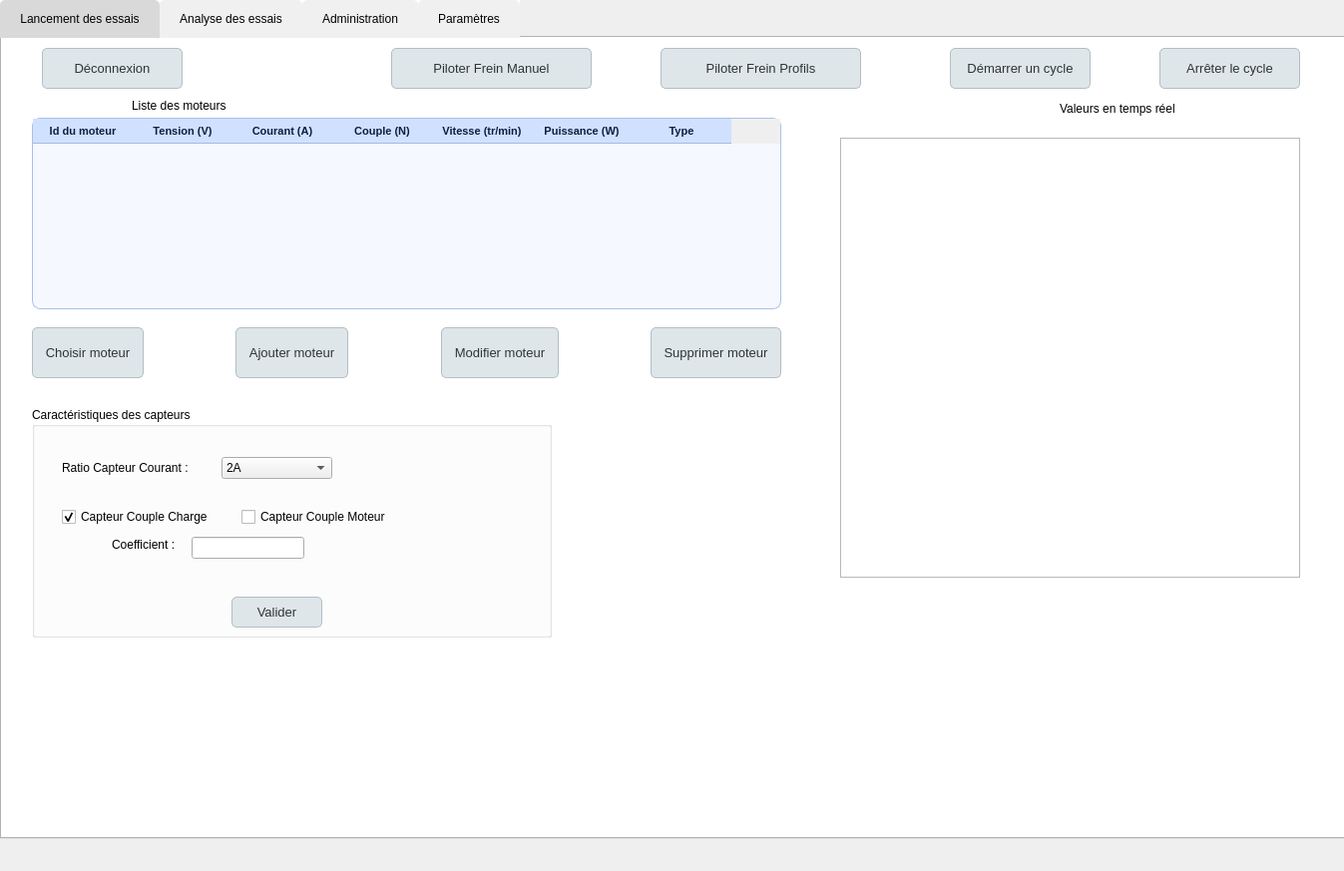
<?xml version="1.0" encoding="UTF-8"?>
<ui version="4.0">
 <class>AppBancMot_prof</class>
 <widget class="QWidget" name="AppBancMot_prof">
  <property name="geometry">
   <rect>
    <x>0</x>
    <y>0</y>
    <width>1347</width>
    <height>873</height>
   </rect>
  </property>
  <property name="windowTitle">
   <string>Accueil Professeur - Banc d'essais moteur</string>
  </property>
  <widget class="QTabWidget" name="tab_administration">
   <property name="geometry">
    <rect>
     <x>0</x>
     <y>0</y>
     <width>1371</width>
     <height>841</height>
    </rect>
   </property>
   <property name="styleSheet">
    <string notr="true">QTabWidget {
    background-color: #f9f9f9;  /* Couleur de fond du QTabWidget (gris clair) */
    border: 1px solid #d1d1d1;  /* Bordure du QTabWidget */
    border-radius: 5px;         /* Coins arrondis pour un aspect moderne */
}

QTabBar {
    background-color: #ffffff;  /* Couleur de fond de la barre d'onglets (blanc) */
    padding: 0;                  /* Pas de padding pour occuper toute la largeur */
}

QTabBar::tab {
    background-color: #f0f0f0;  /* Couleur de fond des onglets (gris clair) */
    color: black;                /* Couleur du texte des onglets */
    padding: 12px 20px;         /* Espacement autour du texte de l'onglet */
    border: none;                /* Pas de bordure entre les onglets */
    border-top-left-radius: 5px; /* Arrondi des coins supérieurs gauche */
    border-top-right-radius: 5px; /* Arrondi des coins supérieurs droit */
}

QTabBar::tab:selected {
    background-color: #d9d9d9;  /* Couleur de fond de l'onglet sélectionné (gris un peu plus foncé) */
}

QTabBar::tab:hover {
    background-color: #d0d0d0;  /* Couleur de fond au survol de l'onglet (gris moyen) */
}

QTabBar::tab:!selected {
    background-color: #f0f0f0;  /* Couleur de fond des onglets non sélectionnés (gris clair) */
}

QStackedWidget {
    background-color: #ffffff;  /* Couleur de fond du contenu des onglets (blanc) */
    border: none;                /* Pas de bordure autour du contenu */
    border-radius: 0 0 5px 5px; /* Arrondi des coins inférieurs */
}</string>
   </property>
   <property name="currentIndex">
    <number>0</number>
   </property>
   <widget class="QWidget" name="tab_5">
    <attribute name="title">
     <string>Lancement des essais</string>
    </attribute>
    <widget class="QTableWidget" name="tE_listeMoteur">
     <property name="geometry">
      <rect>
       <x>30</x>
       <y>80</y>
       <width>751</width>
       <height>192</height>
      </rect>
     </property>
     <property name="styleSheet">
      <string notr="true">QTableWidget {
    background-color: #f5f8ff;
    border: 1px solid #a9c1e8;
    border-radius: 8px;
    gridline-color: #c9d7ec;
    font-size: 11px;
    color: #0d1e40; /* Texte en bleu foncé */
    selection-background-color: #b3d1ff;
    selection-color: #000000;
}

QHeaderView::section {
    background-color: #d0e1ff;
    color: #0d1e40; /* Bleu foncé pour les titres */
    padding: 3px 6px;
    border: none;
    border-bottom: 1px solid #a3bde3;
    font-weight: bold;
    font-size: 11px;
}

QTableWidget::item {
    padding: 3px 5px;
    border: none;
}

QTableWidget::item:selected {
    background-color: #b3d1ff;
    color: #000000;
}

QTableCornerButton::section {
    background-color: #d0e1ff;
    border: none;
}
</string>
     </property>
     <column>
      <property name="text">
       <string>Id du moteur</string>
      </property>
     </column>
     <column>
      <property name="text">
       <string>Tension (V)</string>
      </property>
     </column>
     <column>
      <property name="text">
       <string>Courant (A)</string>
      </property>
     </column>
     <column>
      <property name="text">
       <string>Couple (N)</string>
      </property>
     </column>
     <column>
      <property name="text">
       <string>Vitesse (tr/min)</string>
      </property>
     </column>
     <column>
      <property name="text">
       <string>Puissance (W)</string>
      </property>
     </column>
     <column>
      <property name="text">
       <string>Type</string>
      </property>
     </column>
    </widget>
    <widget class="QTextEdit" name="tE_valeur_temps_reel">
     <property name="geometry">
      <rect>
       <x>840</x>
       <y>100</y>
       <width>461</width>
       <height>441</height>
      </rect>
     </property>
    </widget>
    <widget class="QLabel" name="label_6">
     <property name="geometry">
      <rect>
       <x>1060</x>
       <y>60</y>
       <width>141</width>
       <height>21</height>
      </rect>
     </property>
     <property name="text">
      <string>Valeurs en temps réel</string>
     </property>
    </widget>
    <widget class="QLabel" name="label_7">
     <property name="geometry">
      <rect>
       <x>130</x>
       <y>60</y>
       <width>101</width>
       <height>16</height>
      </rect>
     </property>
     <property name="text">
      <string>Liste des moteurs</string>
     </property>
    </widget>
    <widget class="QPushButton" name="pb_demarrer_cycle">
     <property name="geometry">
      <rect>
       <x>950</x>
       <y>10</y>
       <width>141</width>
       <height>41</height>
      </rect>
     </property>
     <property name="styleSheet">
      <string notr="true">QPushButton {
    background-color: #dfe6e9;
    border: 1px solid #b2bec3;
    border-radius: 5px;
    color: #2d3436;
    padding: 6px 12px;
    font: 13px;
}

QPushButton:hover {
    background-color: #b2bec3;
}

QPushButton:pressed {
    background-color: #636e72;
    color: #ffffff;
}</string>
     </property>
     <property name="text">
      <string>Démarrer un cycle</string>
     </property>
    </widget>
    <widget class="QPushButton" name="pb_piloter_frein_manuel">
     <property name="geometry">
      <rect>
       <x>390</x>
       <y>10</y>
       <width>201</width>
       <height>41</height>
      </rect>
     </property>
     <property name="styleSheet">
      <string notr="true">QPushButton {
    background-color: #dfe6e9;
    border: 1px solid #b2bec3;
    border-radius: 5px;
    color: #2d3436;
    padding: 6px 12px;
    font: 13px;
}

QPushButton:hover {
    background-color: #b2bec3;
}

QPushButton:pressed {
    background-color: #636e72;
    color: #ffffff;
}</string>
     </property>
     <property name="text">
      <string>Piloter Frein Manuel</string>
     </property>
    </widget>
    <widget class="QPushButton" name="pb_piloter_frein_profil">
     <property name="geometry">
      <rect>
       <x>660</x>
       <y>10</y>
       <width>201</width>
       <height>41</height>
      </rect>
     </property>
     <property name="styleSheet">
      <string notr="true">QPushButton {
    background-color: #dfe6e9;
    border: 1px solid #b2bec3;
    border-radius: 5px;
    color: #2d3436;
    padding: 6px 12px;
    font: 13px;
}

QPushButton:hover {
    background-color: #b2bec3;
}

QPushButton:pressed {
    background-color: #636e72;
    color: #ffffff;
}</string>
     </property>
     <property name="text">
      <string>Piloter Frein Profils</string>
     </property>
    </widget>
    <widget class="QPushButton" name="pb_arreter_cycle">
     <property name="geometry">
      <rect>
       <x>1160</x>
       <y>10</y>
       <width>141</width>
       <height>41</height>
      </rect>
     </property>
     <property name="styleSheet">
      <string notr="true">QPushButton {
    background-color: #dfe6e9;
    border: 1px solid #b2bec3;
    border-radius: 5px;
    color: #2d3436;
    padding: 6px 12px;
    font: 13px;
}

QPushButton:hover {
    background-color: #b2bec3;
}

QPushButton:pressed {
    background-color: #636e72;
    color: #ffffff;
}</string>
     </property>
     <property name="text">
      <string>Arrêter le cycle</string>
     </property>
    </widget>
    <widget class="QLabel" name="l_choix_moteur">
     <property name="geometry">
      <rect>
       <x>230</x>
       <y>320</y>
       <width>271</width>
       <height>31</height>
      </rect>
     </property>
     <property name="text">
      <string/>
     </property>
    </widget>
    <widget class="QPushButton" name="pb_deconnecter_2">
     <property name="geometry">
      <rect>
       <x>40</x>
       <y>10</y>
       <width>141</width>
       <height>41</height>
      </rect>
     </property>
     <property name="styleSheet">
      <string notr="true">QPushButton {
    background-color: #dfe6e9;
    border: 1px solid #b2bec3;
    border-radius: 5px;
    color: #2d3436;
    padding: 6px 12px;
    font: 13px;
}

QPushButton:hover {
    background-color: #b2bec3;
}

QPushButton:pressed {
    background-color: #636e72;
    color: #ffffff;
}</string>
     </property>
     <property name="text">
      <string>Déconnexion</string>
     </property>
    </widget>
    <widget class="QLabel" name="l_choix_capteur">
     <property name="geometry">
      <rect>
       <x>40</x>
       <y>630</y>
       <width>271</width>
       <height>31</height>
      </rect>
     </property>
     <property name="text">
      <string/>
     </property>
    </widget>
    <widget class="QGroupBox" name="groupBox_4">
     <property name="geometry">
      <rect>
       <x>30</x>
       <y>370</y>
       <width>521</width>
       <height>231</height>
      </rect>
     </property>
     <property name="title">
      <string>Caractéristiques des capteurs</string>
     </property>
     <widget class="QLabel" name="label_8">
      <property name="geometry">
       <rect>
        <x>30</x>
        <y>50</y>
        <width>141</width>
        <height>21</height>
       </rect>
      </property>
      <property name="text">
       <string>Ratio Capteur Courant : </string>
      </property>
     </widget>
     <widget class="QPushButton" name="pb_valider_capteur">
      <property name="geometry">
       <rect>
        <x>200</x>
        <y>190</y>
        <width>91</width>
        <height>31</height>
       </rect>
      </property>
      <property name="styleSheet">
       <string notr="true">QPushButton {
    background-color: #dfe6e9;
    border: 1px solid #b2bec3;
    border-radius: 5px;
    color: #2d3436;
    padding: 6px 12px;
    font: 13px;
}

QPushButton:hover {
    background-color: #b2bec3;
}

QPushButton:pressed {
    background-color: #636e72;
    color: #ffffff;
}</string>
      </property>
      <property name="text">
       <string>Valider</string>
      </property>
     </widget>
     <widget class="QComboBox" name="cB_capteurCourant">
      <property name="geometry">
       <rect>
        <x>190</x>
        <y>50</y>
        <width>111</width>
        <height>22</height>
       </rect>
      </property>
      <item>
       <property name="text">
        <string>2A</string>
       </property>
      </item>
      <item>
       <property name="text">
        <string>20A</string>
       </property>
      </item>
     </widget>
     <widget class="QCheckBox" name="chB_capteurCoupleCharge">
      <property name="geometry">
       <rect>
        <x>30</x>
        <y>100</y>
        <width>151</width>
        <height>20</height>
       </rect>
      </property>
      <property name="text">
       <string>Capteur Couple Charge</string>
      </property>
      <property name="checked">
       <bool>true</bool>
      </property>
     </widget>
     <widget class="QCheckBox" name="chB_capteurCoupleMoteur">
      <property name="geometry">
       <rect>
        <x>210</x>
        <y>100</y>
        <width>161</width>
        <height>20</height>
       </rect>
      </property>
      <property name="text">
       <string>Capteur Couple Moteur</string>
      </property>
     </widget>
     <widget class="QLineEdit" name="lE_coeffCouple">
      <property name="geometry">
       <rect>
        <x>160</x>
        <y>130</y>
        <width>113</width>
        <height>22</height>
       </rect>
      </property>
     </widget>
     <widget class="QLabel" name="label_9">
      <property name="geometry">
       <rect>
        <x>80</x>
        <y>130</y>
        <width>71</width>
        <height>16</height>
       </rect>
      </property>
      <property name="text">
       <string>Coefficient :</string>
      </property>
     </widget>
    </widget>
    <widget class="QWidget" name="horizontalLayoutWidget">
     <property name="geometry">
      <rect>
       <x>30</x>
       <y>290</y>
       <width>751</width>
       <height>51</height>
      </rect>
     </property>
     <layout class="QHBoxLayout" name="horizontalLayout">
      <item>
       <widget class="QPushButton" name="pb_choix_moteur">
        <property name="sizePolicy">
         <sizepolicy hsizetype="Minimum" vsizetype="Expanding">
          <horstretch>0</horstretch>
          <verstretch>0</verstretch>
         </sizepolicy>
        </property>
        <property name="styleSheet">
         <string notr="true">QPushButton {
    background-color: #dfe6e9;
    border: 1px solid #b2bec3;
    border-radius: 5px;
    color: #2d3436;
    padding: 6px 12px;
    font: 13px;
}

QPushButton:hover {
    background-color: #b2bec3;
}

QPushButton:pressed {
    background-color: #636e72;
    color: #ffffff;
}</string>
        </property>
        <property name="text">
         <string>Choisir moteur</string>
        </property>
       </widget>
      </item>
      <item>
       <spacer name="horizontalSpacer">
        <property name="orientation">
         <enum>Qt::Horizontal</enum>
        </property>
        <property name="sizeHint" stdset="0">
         <size>
          <width>40</width>
          <height>20</height>
         </size>
        </property>
       </spacer>
      </item>
      <item>
       <widget class="QPushButton" name="pb_ajouter_moteur">
        <property name="sizePolicy">
         <sizepolicy hsizetype="Minimum" vsizetype="Expanding">
          <horstretch>0</horstretch>
          <verstretch>0</verstretch>
         </sizepolicy>
        </property>
        <property name="styleSheet">
         <string notr="true">QPushButton {
    background-color: #dfe6e9;
    border: 1px solid #b2bec3;
    border-radius: 5px;
    color: #2d3436;
    padding: 6px 12px;
    font: 13px;
}

QPushButton:hover {
    background-color: #b2bec3;
}

QPushButton:pressed {
    background-color: #636e72;
    color: #ffffff;
}</string>
        </property>
        <property name="text">
         <string>Ajouter moteur</string>
        </property>
       </widget>
      </item>
      <item>
       <spacer name="horizontalSpacer_2">
        <property name="orientation">
         <enum>Qt::Horizontal</enum>
        </property>
        <property name="sizeHint" stdset="0">
         <size>
          <width>40</width>
          <height>20</height>
         </size>
        </property>
       </spacer>
      </item>
      <item>
       <widget class="QPushButton" name="pb_modifier_moteur">
        <property name="sizePolicy">
         <sizepolicy hsizetype="Minimum" vsizetype="Expanding">
          <horstretch>0</horstretch>
          <verstretch>0</verstretch>
         </sizepolicy>
        </property>
        <property name="styleSheet">
         <string notr="true">QPushButton {
    background-color: #dfe6e9;
    border: 1px solid #b2bec3;
    border-radius: 5px;
    color: #2d3436;
    padding: 6px 12px;
    font: 13px;
}

QPushButton:hover {
    background-color: #b2bec3;
}

QPushButton:pressed {
    background-color: #636e72;
    color: #ffffff;
}</string>
        </property>
        <property name="text">
         <string>Modifier moteur</string>
        </property>
       </widget>
      </item>
      <item>
       <spacer name="horizontalSpacer_3">
        <property name="orientation">
         <enum>Qt::Horizontal</enum>
        </property>
        <property name="sizeHint" stdset="0">
         <size>
          <width>40</width>
          <height>20</height>
         </size>
        </property>
       </spacer>
      </item>
      <item>
       <widget class="QPushButton" name="pb_supprimer_moteur">
        <property name="sizePolicy">
         <sizepolicy hsizetype="Minimum" vsizetype="Expanding">
          <horstretch>0</horstretch>
          <verstretch>0</verstretch>
         </sizepolicy>
        </property>
        <property name="styleSheet">
         <string notr="true">QPushButton {
    background-color: #dfe6e9;
    border: 1px solid #b2bec3;
    border-radius: 5px;
    color: #2d3436;
    padding: 6px 12px;
    font: 13px;
}

QPushButton:hover {
    background-color: #b2bec3;
}

QPushButton:pressed {
    background-color: #636e72;
    color: #ffffff;
}</string>
        </property>
        <property name="text">
         <string>Supprimer moteur</string>
        </property>
       </widget>
      </item>
     </layout>
    </widget>
   </widget>
   <widget class="QWidget" name="tab_3">
    <attribute name="title">
     <string>Analyse des essais</string>
    </attribute>
    <widget class="QGroupBox" name="groupBox_3">
     <property name="geometry">
      <rect>
       <x>530</x>
       <y>10</y>
       <width>791</width>
       <height>671</height>
      </rect>
     </property>
     <property name="styleSheet">
      <string notr="true">QGroupBox {
    border: 2px solid qlineargradient(
        spread:pad, x1:0, y1:0, x2:1, y2:0,
        stop:0 #6dd5fa, stop:1 #2980b9
    );
    border-radius: 12px;
    margin-top: 25px;
    background-color: #ffffff;
    color: #1a1a1a;
    padding: 15px;
    font-family: &quot;Segoe UI&quot;, sans-serif;
    font-size: 14px;
}

QGroupBox::title {
    subcontrol-origin: margin;
    subcontrol-position: top center;
    background-color: transparent;
    color: #2c3e50;  /* Bleu-gris foncé, élégant et lisible */
    font-size: 16px;
    font-weight: bold;
    padding: 0 10px;
    text-transform: uppercase;
    letter-spacing: 1px;
}
</string>
     </property>
     <property name="title">
      <string>Informations</string>
     </property>
     <widget class="QLabel" name="l_info">
      <property name="geometry">
       <rect>
        <x>70</x>
        <y>30</y>
        <width>351</width>
        <height>21</height>
       </rect>
      </property>
      <property name="text">
       <string/>
      </property>
     </widget>
     <widget class="QWidget" name="w_graphique" native="true">
      <property name="geometry">
       <rect>
        <x>10</x>
        <y>100</y>
        <width>761</width>
        <height>551</height>
       </rect>
      </property>
     </widget>
     <widget class="QLabel" name="l_axeY">
      <property name="geometry">
       <rect>
        <x>200</x>
        <y>55</y>
        <width>41</width>
        <height>31</height>
       </rect>
      </property>
      <property name="text">
       <string>Axe X</string>
      </property>
     </widget>
     <widget class="QComboBox" name="cBoxAxeY">
      <property name="geometry">
       <rect>
        <x>250</x>
        <y>55</y>
        <width>121</width>
        <height>31</height>
       </rect>
      </property>
      <property name="styleSheet">
       <string notr="true">QComboBox {
    background-color: #dfe6e9;
    border: 1px solid #b2bec3;
    border-radius: 5px;
    padding: 6px 30px 6px 6px;
    font: 13px;
    color: #2d3436;
}

QComboBox:hover {
    background-color: #b2bec3;
}

QComboBox:pressed {
    background-color: #636e72;
    color: #ffffff;
}

QComboBox::drop-down {
    subcontrol-origin: padding;
    subcontrol-position: top right;
    width: 20px;
    border-left: 1px solid #b2bec3;
}

QComboBox QAbstractItemView {
    background-color: #dfe6e9;
    border: 1px solid #b2bec3;
    selection-background-color: #636e72;
    selection-color: #ffffff;
}</string>
      </property>
      <item>
       <property name="text">
        <string/>
       </property>
      </item>
      <item>
       <property name="text">
        <string>tension</string>
       </property>
      </item>
      <item>
       <property name="text">
        <string>courant</string>
       </property>
      </item>
      <item>
       <property name="text">
        <string>puissance</string>
       </property>
      </item>
      <item>
       <property name="text">
        <string>couple</string>
       </property>
      </item>
      <item>
       <property name="text">
        <string>vitesse</string>
       </property>
      </item>
      <item>
       <property name="text">
        <string>temps</string>
       </property>
      </item>
     </widget>
     <widget class="QPushButton" name="pb_valider_axe">
      <property name="geometry">
       <rect>
        <x>630</x>
        <y>55</y>
        <width>81</width>
        <height>31</height>
       </rect>
      </property>
      <property name="styleSheet">
       <string notr="true">QPushButton {
    background-color: #dfe6e9;
    border: 1px solid #b2bec3;
    border-radius: 5px;
    color: #2d3436;
    padding: 6px 12px;
    font: 13px;
}

QPushButton:hover {
    background-color: #b2bec3;
}

QPushButton:pressed {
    background-color: #636e72;
    color: #ffffff;
}</string>
      </property>
      <property name="text">
       <string>Valider</string>
      </property>
     </widget>
     <widget class="QComboBox" name="cBoxAxeX">
      <property name="geometry">
       <rect>
        <x>480</x>
        <y>55</y>
        <width>121</width>
        <height>31</height>
       </rect>
      </property>
      <property name="styleSheet">
       <string notr="true">QComboBox {
    background-color: #dfe6e9;
    border: 1px solid #b2bec3;
    border-radius: 5px;
    padding: 6px 30px 6px 6px;
    font: 13px;
    color: #2d3436;
}

QComboBox:hover {
    background-color: #b2bec3;
}

QComboBox:pressed {
    background-color: #636e72;
    color: #ffffff;
}

QComboBox::drop-down {
    subcontrol-origin: padding;
    subcontrol-position: top right;
    width: 20px;
    border-left: 1px solid #b2bec3;
}

QComboBox QAbstractItemView {
    background-color: #dfe6e9;
    border: 1px solid #b2bec3;
    selection-background-color: #636e72;
    selection-color: #ffffff;
}</string>
      </property>
      <item>
       <property name="text">
        <string/>
       </property>
      </item>
      <item>
       <property name="text">
        <string>tension</string>
       </property>
      </item>
      <item>
       <property name="text">
        <string>courant</string>
       </property>
      </item>
      <item>
       <property name="text">
        <string>puissance</string>
       </property>
      </item>
      <item>
       <property name="text">
        <string>couple</string>
       </property>
      </item>
      <item>
       <property name="text">
        <string>vitesse</string>
       </property>
      </item>
      <item>
       <property name="text">
        <string>temps</string>
       </property>
      </item>
     </widget>
     <widget class="QLabel" name="l_axeX">
      <property name="geometry">
       <rect>
        <x>430</x>
        <y>55</y>
        <width>41</width>
        <height>31</height>
       </rect>
      </property>
      <property name="text">
       <string>Axe Y</string>
      </property>
     </widget>
    </widget>
    <widget class="QGroupBox" name="gBox_liste_essai">
     <property name="geometry">
      <rect>
       <x>10</x>
       <y>80</y>
       <width>511</width>
       <height>461</height>
      </rect>
     </property>
     <property name="styleSheet">
      <string notr="true">QGroupBox {
    border: 2px solid qlineargradient(
        spread:pad, x1:0, y1:0, x2:1, y2:0,
        stop:0 #6dd5fa, stop:1 #2980b9
    );
    border-radius: 12px;
    margin-top: 25px;
    background-color: #ffffff;
    color: #1a1a1a;
    padding: 15px;
    font-family: &quot;Segoe UI&quot;, sans-serif;
    font-size: 14px;
}

QGroupBox::title {
    subcontrol-origin: margin;
    subcontrol-position: top center;
    background-color: transparent;
    color: #2c3e50;  /* Bleu-gris foncé, élégant et lisible */
    font-size: 16px;
    font-weight: bold;
    padding: 0 10px;
    text-transform: uppercase;
    letter-spacing: 1px;
}
</string>
     </property>
     <property name="title">
      <string>Liste Essais Réalisés</string>
     </property>
     <widget class="QComboBox" name="cBox_liste_essai">
      <property name="geometry">
       <rect>
        <x>220</x>
        <y>40</y>
        <width>201</width>
        <height>31</height>
       </rect>
      </property>
      <property name="styleSheet">
       <string notr="true">QComboBox {
    background-color: #dfe6e9;
    border: 1px solid #b2bec3;
    border-radius: 5px;
    padding: 6px 30px 6px 6px;
    font: 13px;
    color: #2d3436;
}

QComboBox:hover {
    background-color: #b2bec3;
}

QComboBox:pressed {
    background-color: #636e72;
    color: #ffffff;
}

QComboBox::drop-down {
    subcontrol-origin: padding;
    subcontrol-position: top right;
    width: 20px;
    border-left: 1px solid #b2bec3;
}

QComboBox QAbstractItemView {
    background-color: #dfe6e9;
    border: 1px solid #b2bec3;
    selection-background-color: #636e72;
    selection-color: #ffffff;
}</string>
      </property>
     </widget>
     <widget class="QPushButton" name="pb_selectionner_essai">
      <property name="geometry">
       <rect>
        <x>90</x>
        <y>40</y>
        <width>101</width>
        <height>31</height>
       </rect>
      </property>
      <property name="styleSheet">
       <string notr="true">QPushButton {
    background-color: #dfe6e9;
    border: 1px solid #b2bec3;
    border-radius: 5px;
    color: #2d3436;
    padding: 6px 12px;
    font: 13px;
}

QPushButton:hover {
    background-color: #b2bec3;
}

QPushButton:pressed {
    background-color: #636e72;
    color: #ffffff;
}</string>
      </property>
      <property name="text">
       <string>Sélectionner</string>
      </property>
     </widget>
     <widget class="QPushButton" name="pb_actualiser_liste_essai">
      <property name="geometry">
       <rect>
        <x>200</x>
        <y>370</y>
        <width>111</width>
        <height>31</height>
       </rect>
      </property>
      <property name="styleSheet">
       <string notr="true">QPushButton {
    background-color: #dfe6e9;
    border: 1px solid #b2bec3;
    border-radius: 5px;
    color: #2d3436;
    padding: 6px 12px;
    font: 13px;
}

QPushButton:hover {
    background-color: #b2bec3;
}

QPushButton:pressed {
    background-color: #636e72;
    color: #ffffff;
}</string>
      </property>
      <property name="text">
       <string>Actualiser</string>
      </property>
     </widget>
     <widget class="QTableWidget" name="tE_listeEssai">
      <property name="geometry">
       <rect>
        <x>10</x>
        <y>90</y>
        <width>491</width>
        <height>171</height>
       </rect>
      </property>
      <property name="layoutDirection">
       <enum>Qt::LeftToRight</enum>
      </property>
      <property name="styleSheet">
       <string notr="true">QTableWidget {
    background-color: #f5f8ff;
    border: 1px solid #a9c1e8;
    border-radius: 8px;
    gridline-color: #c9d7ec;
    font-size: 11px;
    color: #0d1e40; /* Texte en bleu foncé */
    selection-background-color: #b3d1ff;
    selection-color: #000000;
}

QHeaderView::section {
    background-color: #d0e1ff;
    color: #0d1e40; /* Bleu foncé pour les titres */
    padding: 3px 6px;
    border: none;
    border-bottom: 1px solid #a3bde3;
    font-weight: bold;
    font-size: 11px;
}

QTableWidget::item {
    padding: 3px 5px;
    border: none;
}

QTableWidget::item:selected {
    background-color: #b3d1ff;
    color: #000000;
}

QTableCornerButton::section {
    background-color: #d0e1ff;
    border: none;
}
</string>
      </property>
      <attribute name="verticalHeaderVisible">
       <bool>false</bool>
      </attribute>
      <column>
       <property name="text">
        <string>ID</string>
       </property>
      </column>
      <column>
       <property name="text">
        <string>Eleve</string>
       </property>
      </column>
      <column>
       <property name="text">
        <string>Classe</string>
       </property>
      </column>
      <column>
       <property name="text">
        <string>Date de l'essai</string>
       </property>
      </column>
      <column>
       <property name="text">
        <string>Type de moteur</string>
       </property>
      </column>
     </widget>
     <widget class="QPushButton" name="pb_trierListeEssai">
      <property name="geometry">
       <rect>
        <x>120</x>
        <y>330</y>
        <width>101</width>
        <height>31</height>
       </rect>
      </property>
      <property name="styleSheet">
       <string notr="true">QPushButton {
    background-color: #dfe6e9;
    border: 1px solid #b2bec3;
    border-radius: 5px;
    color: #2d3436;
    padding: 6px 12px;
    font: 13px;
}

QPushButton:hover {
    background-color: #b2bec3;
}

QPushButton:pressed {
    background-color: #636e72;
    color: #ffffff;
}</string>
      </property>
      <property name="text">
       <string>Trier</string>
      </property>
     </widget>
     <widget class="QComboBox" name="cB_listeTries">
      <property name="geometry">
       <rect>
        <x>230</x>
        <y>330</y>
        <width>171</width>
        <height>31</height>
       </rect>
      </property>
      <property name="styleSheet">
       <string notr="true">QComboBox {
    background-color: #dfe6e9;
    border: 1px solid #b2bec3;
    border-radius: 5px;
    padding: 6px 30px 6px 6px;
    font: 13px;
    color: #2d3436;
}

QComboBox:hover {
    background-color: #b2bec3;
}

QComboBox:pressed {
    background-color: #636e72;
    color: #ffffff;
}

QComboBox::drop-down {
    subcontrol-origin: padding;
    subcontrol-position: top right;
    width: 20px;
    border-left: 1px solid #b2bec3;
}

QComboBox QAbstractItemView {
    background-color: #dfe6e9;
    border: 1px solid #b2bec3;
    selection-background-color: #636e72;
    selection-color: #ffffff;
}</string>
      </property>
      <item>
       <property name="text">
        <string/>
       </property>
      </item>
      <item>
       <property name="text">
        <string>par étudiant</string>
       </property>
      </item>
      <item>
       <property name="text">
        <string>par date</string>
       </property>
      </item>
      <item>
       <property name="text">
        <string>par moteur</string>
       </property>
      </item>
     </widget>
     <widget class="QLabel" name="l_choix_essai">
      <property name="geometry">
       <rect>
        <x>60</x>
        <y>270</y>
        <width>381</width>
        <height>31</height>
       </rect>
      </property>
      <property name="text">
       <string/>
      </property>
     </widget>
    </widget>
    <widget class="QLabel" name="l_moteur">
     <property name="geometry">
      <rect>
       <x>470</x>
       <y>80</y>
       <width>351</width>
       <height>16</height>
      </rect>
     </property>
     <property name="text">
      <string/>
     </property>
    </widget>
    <widget class="QPushButton" name="pb_deconnecter">
     <property name="geometry">
      <rect>
       <x>40</x>
       <y>10</y>
       <width>141</width>
       <height>41</height>
      </rect>
     </property>
     <property name="styleSheet">
      <string notr="true">QPushButton {
    background-color: #dfe6e9;
    border: 1px solid #b2bec3;
    border-radius: 5px;
    color: #2d3436;
    padding: 6px 12px;
    font: 13px;
}

QPushButton:hover {
    background-color: #b2bec3;
}

QPushButton:pressed {
    background-color: #636e72;
    color: #ffffff;
}</string>
     </property>
     <property name="text">
      <string>Déconnexion</string>
     </property>
    </widget>
   </widget>
   <widget class="QWidget" name="tab_4">
    <attribute name="title">
     <string>Administration</string>
    </attribute>
    <widget class="QGroupBox" name="groupBox">
     <property name="geometry">
      <rect>
       <x>50</x>
       <y>370</y>
       <width>510</width>
       <height>281</height>
      </rect>
     </property>
     <property name="title">
      <string>Ajout manuel d'un élève</string>
     </property>
     <widget class="QLineEdit" name="lE_nom_eleve">
      <property name="geometry">
       <rect>
        <x>100</x>
        <y>40</y>
        <width>113</width>
        <height>22</height>
       </rect>
      </property>
     </widget>
     <widget class="QLineEdit" name="lE_prenom_eleve">
      <property name="geometry">
       <rect>
        <x>100</x>
        <y>100</y>
        <width>113</width>
        <height>22</height>
       </rect>
      </property>
     </widget>
     <widget class="QLineEdit" name="lE_classe_eleve">
      <property name="geometry">
       <rect>
        <x>100</x>
        <y>160</y>
        <width>113</width>
        <height>22</height>
       </rect>
      </property>
     </widget>
     <widget class="QLabel" name="label_3">
      <property name="geometry">
       <rect>
        <x>60</x>
        <y>40</y>
        <width>41</width>
        <height>21</height>
       </rect>
      </property>
      <property name="text">
       <string>Nom</string>
      </property>
     </widget>
     <widget class="QLabel" name="label_4">
      <property name="geometry">
       <rect>
        <x>50</x>
        <y>100</y>
        <width>51</width>
        <height>21</height>
       </rect>
      </property>
      <property name="text">
       <string>Prénom</string>
      </property>
     </widget>
     <widget class="QLabel" name="label_5">
      <property name="geometry">
       <rect>
        <x>60</x>
        <y>160</y>
        <width>41</width>
        <height>21</height>
       </rect>
      </property>
      <property name="text">
       <string>Classe</string>
      </property>
     </widget>
     <widget class="QPushButton" name="pb_valider_ajout_eleve">
      <property name="geometry">
       <rect>
        <x>270</x>
        <y>130</y>
        <width>171</width>
        <height>51</height>
       </rect>
      </property>
      <property name="styleSheet">
       <string notr="true">QPushButton {
    background-color: #dfe6e9;
    border: 1px solid #b2bec3;
    border-radius: 5px;
    color: #2d3436;
    padding: 6px 12px;
    font: 13px;
}

QPushButton:hover {
    background-color: #b2bec3;
}

QPushButton:pressed {
    background-color: #636e72;
    color: #ffffff;
}</string>
      </property>
      <property name="text">
       <string>Valider</string>
      </property>
     </widget>
     <widget class="QLabel" name="l_resultat_ajout_eleve">
      <property name="geometry">
       <rect>
        <x>50</x>
        <y>220</y>
        <width>441</width>
        <height>41</height>
       </rect>
      </property>
      <property name="text">
       <string/>
      </property>
     </widget>
    </widget>
    <widget class="QGroupBox" name="groupBox_2">
     <property name="geometry">
      <rect>
       <x>570</x>
       <y>370</y>
       <width>510</width>
       <height>281</height>
      </rect>
     </property>
     <property name="title">
      <string>Importer une liste d'élèves en fichier au format csv</string>
     </property>
     <widget class="QPushButton" name="pb_choix_fichierCSV">
      <property name="geometry">
       <rect>
        <x>20</x>
        <y>70</y>
        <width>171</width>
        <height>31</height>
       </rect>
      </property>
      <property name="styleSheet">
       <string notr="true">QPushButton {
    background-color: #dfe6e9;
    border: 1px solid #b2bec3;
    border-radius: 5px;
    color: #2d3436;
    padding: 6px 12px;
    font: 13px;
}

QPushButton:hover {
    background-color: #b2bec3;
}

QPushButton:pressed {
    background-color: #636e72;
    color: #ffffff;
}</string>
      </property>
      <property name="text">
       <string>Choisir un fichier CSV </string>
      </property>
     </widget>
     <widget class="QLabel" name="l_nomFichier">
      <property name="geometry">
       <rect>
        <x>210</x>
        <y>70</y>
        <width>281</width>
        <height>31</height>
       </rect>
      </property>
      <property name="text">
       <string/>
      </property>
     </widget>
     <widget class="QPushButton" name="pb_valider_ajout_eleve_csv">
      <property name="geometry">
       <rect>
        <x>20</x>
        <y>132</y>
        <width>171</width>
        <height>31</height>
       </rect>
      </property>
      <property name="styleSheet">
       <string notr="true">QPushButton {
    background-color: #dfe6e9;
    border: 1px solid #b2bec3;
    border-radius: 5px;
    color: #2d3436;
    padding: 6px 12px;
    font: 13px;
}

QPushButton:hover {
    background-color: #b2bec3;
}

QPushButton:pressed {
    background-color: #636e72;
    color: #ffffff;
}</string>
      </property>
      <property name="text">
       <string>Valider l'ajout d'élèves</string>
      </property>
     </widget>
    </widget>
    <widget class="QTableWidget" name="tE_listeUtilisateur">
     <property name="geometry">
      <rect>
       <x>476</x>
       <y>100</y>
       <width>561</width>
       <height>191</height>
      </rect>
     </property>
     <property name="styleSheet">
      <string notr="true">QTableWidget {
    background-color: #f5f8ff;
    border: 1px solid #a9c1e8;
    border-radius: 8px;
    gridline-color: #c9d7ec;
    font-size: 11px;
    color: #0d1e40; /* Texte en bleu foncé */
    selection-background-color: #b3d1ff;
    selection-color: #000000;
}

QHeaderView::section {
    background-color: #d0e1ff;
    color: #0d1e40; /* Bleu foncé pour les titres */
    padding: 3px 6px;
    border: none;
    border-bottom: 1px solid #a3bde3;
    font-weight: bold;
    font-size: 11px;
}

QTableWidget::item {
    padding: 3px 5px;
    border: none;
}

QTableWidget::item:selected {
    background-color: #b3d1ff;
    color: #000000;
}

QTableCornerButton::section {
    background-color: #d0e1ff;
    border: none;
}
</string>
     </property>
     <column>
      <property name="text">
       <string>identifiant</string>
      </property>
     </column>
     <column>
      <property name="text">
       <string>role</string>
      </property>
     </column>
     <column>
      <property name="text">
       <string>classe</string>
      </property>
     </column>
     <column>
      <property name="text">
       <string>nom</string>
      </property>
     </column>
     <column>
      <property name="text">
       <string>prenom</string>
      </property>
     </column>
    </widget>
    <widget class="QLabel" name="label_2">
     <property name="geometry">
      <rect>
       <x>706</x>
       <y>60</y>
       <width>121</width>
       <height>21</height>
      </rect>
     </property>
     <property name="text">
      <string>Liste des utilisateurs</string>
     </property>
    </widget>
    <widget class="QPushButton" name="pb_deconnecter_5">
     <property name="geometry">
      <rect>
       <x>40</x>
       <y>10</y>
       <width>141</width>
       <height>41</height>
      </rect>
     </property>
     <property name="styleSheet">
      <string notr="true">QPushButton {
    background-color: #dfe6e9;
    border: 1px solid #b2bec3;
    border-radius: 5px;
    color: #2d3436;
    padding: 6px 12px;
    font: 13px;
}

QPushButton:hover {
    background-color: #b2bec3;
}

QPushButton:pressed {
    background-color: #636e72;
    color: #ffffff;
}</string>
     </property>
     <property name="text">
      <string>Déconnexion</string>
     </property>
    </widget>
    <widget class="QPushButton" name="pb_modifier_utilisateur">
     <property name="geometry">
      <rect>
       <x>190</x>
       <y>110</y>
       <width>241</width>
       <height>31</height>
      </rect>
     </property>
     <property name="styleSheet">
      <string notr="true">QPushButton {
    background-color: #dfe6e9;
    border: 1px solid #b2bec3;
    border-radius: 5px;
    color: #2d3436;
    padding: 6px 12px;
    font: 13px;
}

QPushButton:hover {
    background-color: #b2bec3;
}

QPushButton:pressed {
    background-color: #636e72;
    color: #ffffff;
}</string>
     </property>
     <property name="text">
      <string>Modifier l'utilisateur</string>
     </property>
    </widget>
    <widget class="QPushButton" name="pb_supprimer_utilisateur">
     <property name="geometry">
      <rect>
       <x>190</x>
       <y>160</y>
       <width>241</width>
       <height>31</height>
      </rect>
     </property>
     <property name="styleSheet">
      <string notr="true">QPushButton {
    background-color: #dfe6e9;
    border: 1px solid #b2bec3;
    border-radius: 5px;
    color: #2d3436;
    padding: 6px 12px;
    font: 13px;
}

QPushButton:hover {
    background-color: #b2bec3;
}

QPushButton:pressed {
    background-color: #636e72;
    color: #ffffff;
}</string>
     </property>
     <property name="text">
      <string>Supprimer l'élève</string>
     </property>
    </widget>
    <widget class="QPushButton" name="pb_reinit_mdp">
     <property name="geometry">
      <rect>
       <x>190</x>
       <y>210</y>
       <width>241</width>
       <height>31</height>
      </rect>
     </property>
     <property name="styleSheet">
      <string notr="true">QPushButton {
    background-color: #dfe6e9;
    border: 1px solid #b2bec3;
    border-radius: 5px;
    color: #2d3436;
    padding: 6px 12px;
    font: 13px;
}

QPushButton:hover {
    background-color: #b2bec3;
}

QPushButton:pressed {
    background-color: #636e72;
    color: #ffffff;
}</string>
     </property>
     <property name="text">
      <string>Réinitialiser le mot de passe </string>
     </property>
    </widget>
    <widget class="QPushButton" name="pb_desactiver_2AF">
     <property name="geometry">
      <rect>
       <x>190</x>
       <y>260</y>
       <width>241</width>
       <height>31</height>
      </rect>
     </property>
     <property name="styleSheet">
      <string notr="true">QPushButton {
    background-color: #dfe6e9;
    border: 1px solid #b2bec3;
    border-radius: 5px;
    color: #2d3436;
    padding: 6px 12px;
    font: 13px;
}

QPushButton:hover {
    background-color: #b2bec3;
}

QPushButton:pressed {
    background-color: #636e72;
    color: #ffffff;
}</string>
     </property>
     <property name="text">
      <string>Désactiver la double authentification</string>
     </property>
    </widget>
    <widget class="QLabel" name="l_infos_utilisateur">
     <property name="geometry">
      <rect>
       <x>470</x>
       <y>310</y>
       <width>561</width>
       <height>21</height>
      </rect>
     </property>
     <property name="text">
      <string/>
     </property>
    </widget>
   </widget>
   <widget class="QWidget" name="tab_2">
    <attribute name="title">
     <string>Paramètres</string>
    </attribute>
    <widget class="QLineEdit" name="lE_2AF">
     <property name="geometry">
      <rect>
       <x>597</x>
       <y>440</y>
       <width>91</width>
       <height>31</height>
      </rect>
     </property>
     <property name="font">
      <font>
       <pointsize>-1</pointsize>
       <weight>50</weight>
       <italic>false</italic>
       <bold>false</bold>
      </font>
     </property>
     <property name="styleSheet">
      <string notr="true">QLineEdit {
    background-color: #ecf0f1;
    border: 1px solid #bdc3c7;
    border-radius: 4px;
    padding: 5px;
    color: #2c3e50;
    font: 12px;
}

QLineEdit:focus {
    border: 1px solid #3498db;
}</string>
     </property>
    </widget>
    <widget class="QPushButton" name="pb_valider_2AF">
     <property name="geometry">
      <rect>
       <x>590</x>
       <y>510</y>
       <width>101</width>
       <height>41</height>
      </rect>
     </property>
     <property name="styleSheet">
      <string notr="true">QPushButton {
    background-color: #dfe6e9;
    border: 1px solid #b2bec3;
    border-radius: 5px;
    color: #2d3436;
    padding: 6px 12px;
    font: 13px;
}

QPushButton:hover {
    background-color: #b2bec3;
}

QPushButton:pressed {
    background-color: #636e72;
    color: #ffffff;
}</string>
     </property>
     <property name="text">
      <string>Valider</string>
     </property>
    </widget>
    <widget class="QLabel" name="l_reponse">
     <property name="geometry">
      <rect>
       <x>700</x>
       <y>440</y>
       <width>391</width>
       <height>31</height>
      </rect>
     </property>
     <property name="text">
      <string/>
     </property>
    </widget>
    <widget class="QLabel" name="label">
     <property name="geometry">
      <rect>
       <x>570</x>
       <y>60</y>
       <width>171</width>
       <height>41</height>
      </rect>
     </property>
     <property name="midLineWidth">
      <number>1</number>
     </property>
     <property name="text">
      <string>Activation ou Réactivation 
de la double authentification </string>
     </property>
    </widget>
    <widget class="QLabel" name="qr_label">
     <property name="geometry">
      <rect>
       <x>518</x>
       <y>135</y>
       <width>261</width>
       <height>231</height>
      </rect>
     </property>
     <property name="text">
      <string>QRCODE</string>
     </property>
    </widget>
    <widget class="QPushButton" name="pb_deconnecter_7">
     <property name="geometry">
      <rect>
       <x>40</x>
       <y>10</y>
       <width>141</width>
       <height>41</height>
      </rect>
     </property>
     <property name="styleSheet">
      <string notr="true">QPushButton {
    background-color: #dfe6e9;
    border: 1px solid #b2bec3;
    border-radius: 5px;
    color: #2d3436;
    padding: 6px 12px;
    font: 13px;
}

QPushButton:hover {
    background-color: #b2bec3;
}

QPushButton:pressed {
    background-color: #636e72;
    color: #ffffff;
}</string>
     </property>
     <property name="text">
      <string>Déconnexion</string>
     </property>
    </widget>
   </widget>
  </widget>
 </widget>
 <resources/>
 <connections/>
</ui>
